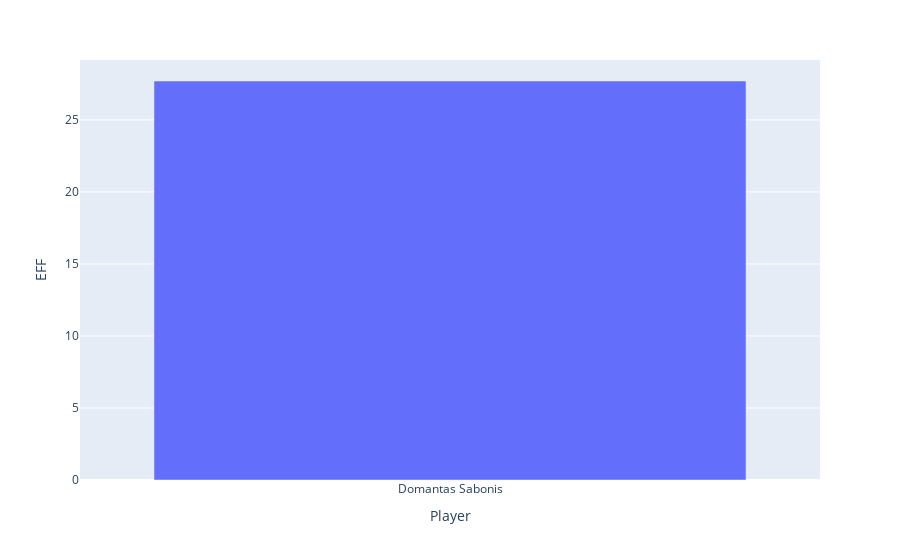

The notebook cell this image was saved under:
### Markdown cell above
### Posisi center- PF yang berpotensi

### Code cell
dfCPF=df[df['Pos']=='C-PF']
#df.plot.bar()

fig = px.bar(dfCPF, x='Player', y='EFF')
fig.show()

### Figure 1 — Plotly figure (JSON) as saved in the notebook; plotly's stock layout.template omitted (floating-point values rounded to 4 significant figures)
{"data": [{"alignmentgroup": "True", "hovertemplate": "Player=%{x}<br>EFF=%{y}<extra></extra>", "legendgroup": "", "marker": {"color": "#636efa", "pattern": {"shape": ""}}, "name": "", "offsetgroup": "", "orientation": "v", "showlegend": false, "textposition": "auto", "type": "bar", "x": ["Domantas Sabonis"], "xaxis": "x", "y": [27.7], "yaxis": "y"}], "layout": {"barmode": "relative", "legend": {"tracegroupgap": 0}, "margin": {"t": 60}, "xaxis": {"anchor": "y", "domain": [0, 1], "title": {"text": "Player"}}, "yaxis": {"anchor": "x", "domain": [0, 1], "title": {"text": "EFF"}}}}
